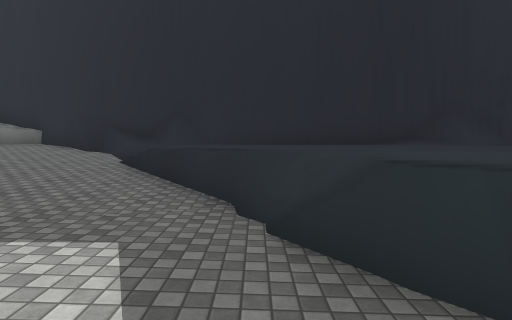
[1] (above)

19 first-person views from a walk through a Unity game level. The camera is 1.5 m above the floor, tilts 4° down and sees 80° across. The floor is counted in squares, 2 m on a side. Each view is taken from the middle of a square. On the plan, view 1 faces up. The plan holds only what a view shows up to about 10 squares ahead; the rest is blank. The place goes on beyond the plan. The player is left out. Some surface patterns are stand-ins.

[2]
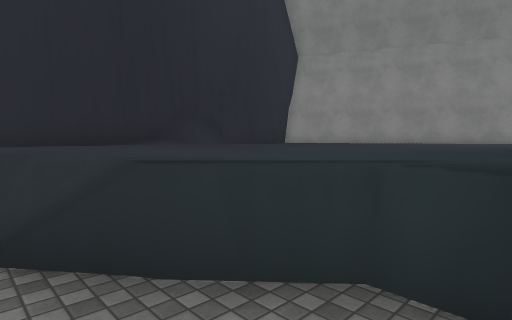

[3]
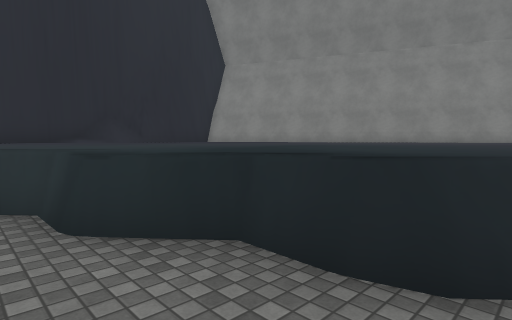

[4]
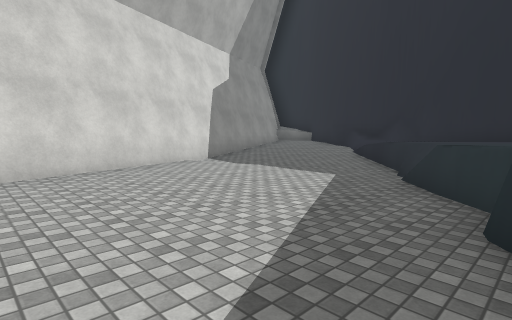

[5]
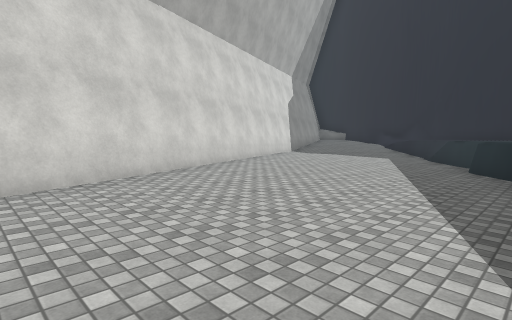

[6]
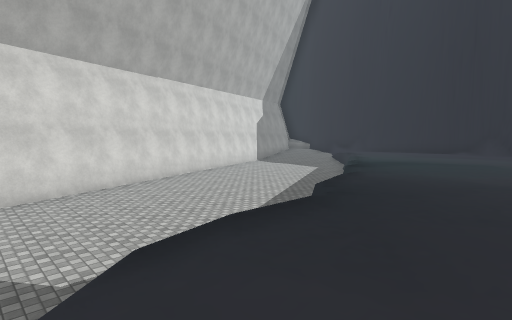

[7]
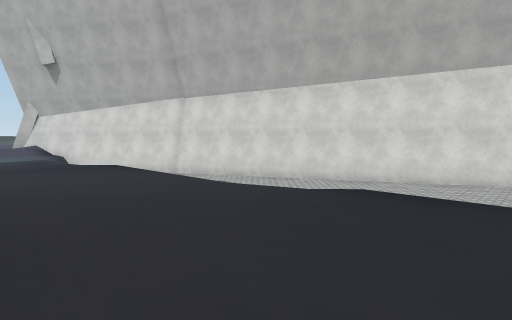

[8]
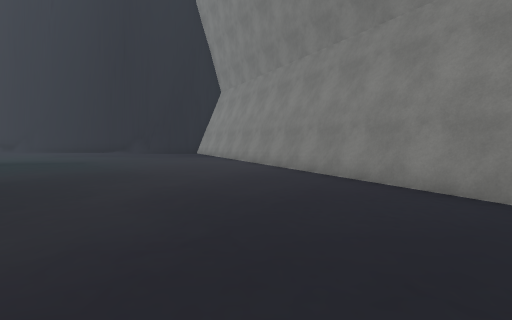

[9]
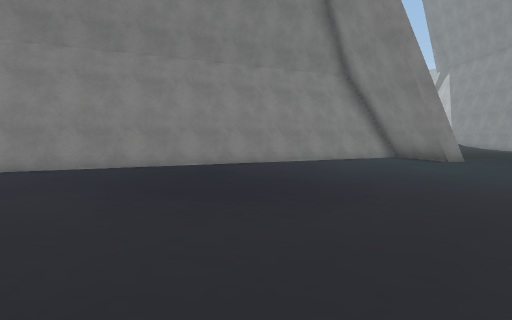

[10]
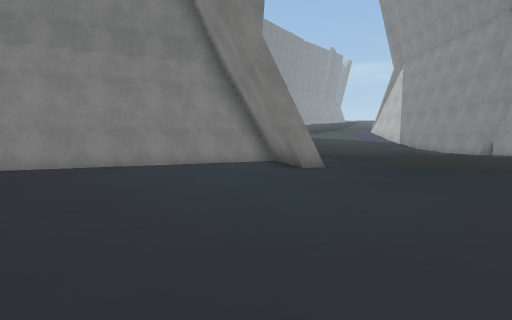

[11]
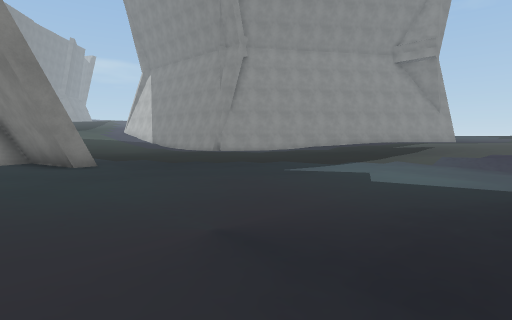

[12]
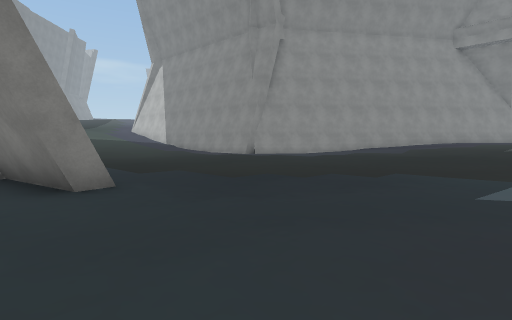

[13]
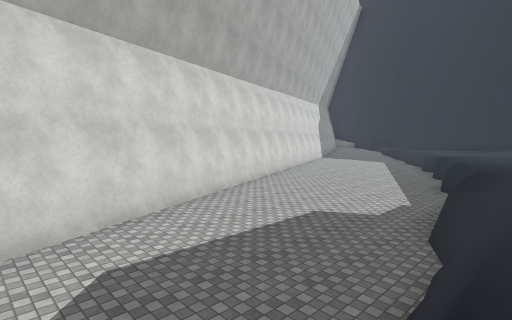

[14]
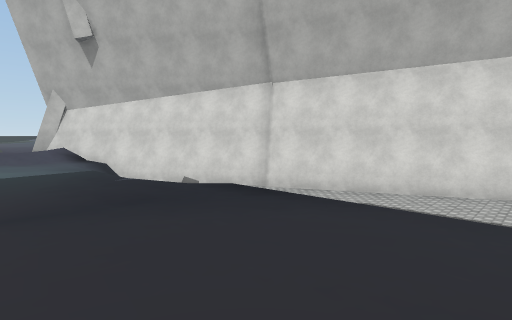

[15]
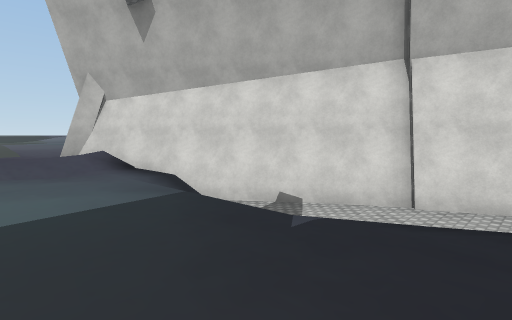

[16]
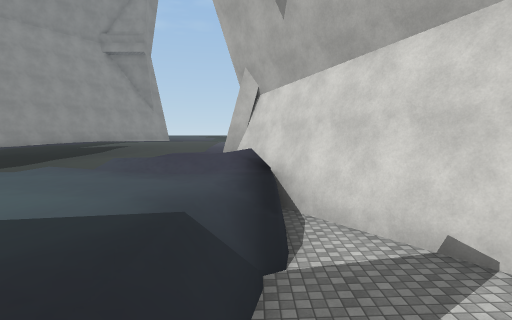

[17]
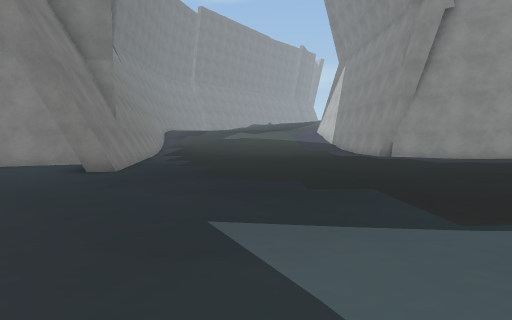

[18]
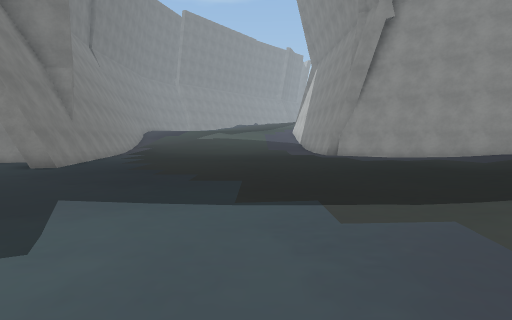

[19]
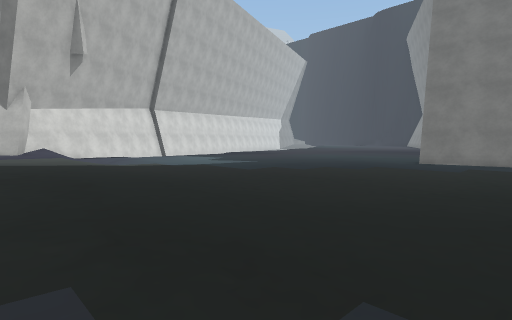

### Floor plan
Key: @ floor where view 1 was taken; # wall or solid block; . main floor; : floor 0.25 m higher than the main floor; - floor 0.25 m lower than the main floor; + floor 0.5 m higher than the main floor; _ floor 0.5 m lower than the main floor; < floor 0.75 m lower than the main floor; ( floor 1 m lower than the main floor; ! floor 1.25 m lower than the main floor; ? floor 1.5 m lower than the main floor; / step, stairs or slope; = window, fence, low wall or low ledge; ^ raised ledge.
Columns run from 6 left of view 1 to 19 right of it. Each row starts with its distance up from view 1.
  9 ####^
  8 --///####^^^
  7 -__//.....//####
  6  _<//..........#
  5   <</..........##
  4 #<<((/..........#
  3 #<((!/=.........##
  2 ##(/!!//.........#
  1  #(((!!/.........##
  0  #(((!@!/.........#
 -1  ##((!!!/.........##
 -2   #((!!!!/.........#
 -3   ##(!!!!/.........##
 -4    #(!!!!?..........#
 -5    #(!!!!?/.........##
 -6    ##!!!!?/..........#
 -7     #!!!!??..........##
 -8     ##!!!??...........#
 -9      #!!!??/..........#
-10      #!!!??/..........##
-11      ##!!??/...........#
-12       #!!!?/...........##
-13       ##!!??............#
-14        #!!? ............##
-15        #!!  ..........####
-16        ##!? /.............
-17         #!? /.............
-18         ##??/.............
-19          #??=.............
-20          ##?/.............
-21           #/..............
-22           ##.///..........
-23            #/////.........
-24            ##/+::::::.....
-25             #/:+:::::::...
-26              ////+////::..

Where each view was taken, in squares from view 1:
view 1: 0 up, 0 right, facing up
view 2: 0 up, 0 right, facing up-right
view 3: 3 down, 1 right, facing up-right
view 4: 3 down, 2 right, facing up-left
view 5: 8 down, 3 right, facing up-left
view 6: 10 down, 7 right, facing up-left
view 7: 6 down, 9 right, facing down-left
view 8: 9 down, 11 right, facing up
view 9: 9 down, 6 right, facing right
view 10: 14 down, 8 right, facing right
view 11: 13 down, 7 right, facing down-right
view 12: 14 down, 11 right, facing down-right
view 13: 15 down, 6 right, facing up-left
view 14: 11 down, 9 right, facing down-left
view 15: 15 down, 9 right, facing down-left
view 16: 16 down, 6 right, facing down
view 17: 19 down, 9 right, facing right
view 18: 21 down, 8 right, facing right
view 19: 26 down, 19 right, facing up-left
